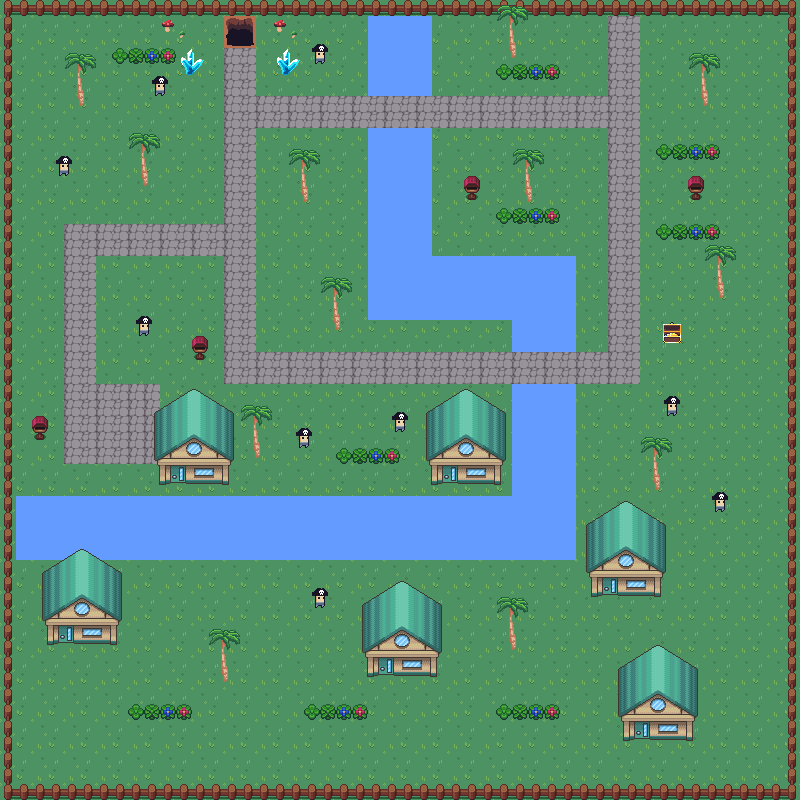

The image is a tile-based game level rendered from a .tmx file. Its description and source (layers, tilesets, objects; grid data summarised) follow:
An orthogonal 50x50 tile map with 16x16 px tiles, 8 tile layers (background, walls, water, path, ...), 4 tilesets and 33 objects (20x collision, player, enter_house, exit_house, exit_house2, ...).

<map version="1.8" tiledversion="1.8.2" orientation="orthogonal" renderorder="right-down" width="50" height="50" tilewidth="16" tileheight="16" infinite="0" nextlayerid="12" nextobjectid="45">
 <tileset firstgid="1" source="verdure.tsx" />
 <tileset firstgid="351" source="nature.tsx" />
 <tileset firstgid="999" source="house.tsx" />
 <tileset firstgid="1774" source="dungeon.tsx" />
 <layer id="1" name="background" width="50" height="50">
  <data>[2500 cells, 2500 non-empty, 4 distinct tile ids]</data>
 </layer>
 <layer id="2" name="walls" width="50" height="50">
  <data>[2500 cells, 196 non-empty, 8 distinct tile ids]</data>
 </layer>
 <layer id="3" name="water" width="50" height="50">
  <data>[2500 cells, 296 non-empty, 4 distinct tile ids]</data>
 </layer>
 <layer id="4" name="path" width="50" height="50">
  <data>[2500 cells, 246 non-empty, 2 distinct tile ids]</data>
 </layer>
 <layer id="6" name="decorations" width="50" height="50">
  <data>[2500 cells, 180 non-empty, 22 distinct tile ids]</data>
 </layer>
 <layer id="8" name="houses" width="50" height="50">
  <data>[2500 cells, 231 non-empty, 42 distinct tile ids]</data>
 </layer>
 <layer id="9" name="dungeon" width="50" height="50">
  <data>[2500 cells, 20 non-empty, 12 distinct tile ids]</data>
 </layer>
 <layer id="11" name="top" width="50" height="50">
  <data>[2500 cells, 24 non-empty, 24 distinct tile ids]</data>
 </layer>
 <objectgroup id="5" name="objects">
  <object id="1" name="player" x="234" y="293.333">
   <point />
  </object>
  <object id="2" type="collision" x="0.25" y="0.583333" width="799.583" height="14.5833" />
  <object id="3" type="collision" x="783.25" y="15.5" width="17.25" height="784" />
  <object id="4" type="collision" x="-0.25" y="16" width="16.25" height="783.5" />
  <object id="5" type="collision" x="16.25" y="784" width="767" height="15.75" />
  <object id="7" type="collision" x="368.375" y="15.75" width="63.75" height="80.375" />
  <object id="10" type="collision" x="367.5" y="128.25" width="64.25" height="191.5" />
  <object id="11" type="collision" x="432.25" y="256.25" width="143.5" height="63.5" />
  <object id="12" type="collision" x="512" y="320" width="63.75" height="31.5" />
  <object id="13" type="collision" x="512.5" y="383.5" width="62.75" height="176" />
  <object id="14" type="collision" x="17.5" y="495" width="494.5" height="63.5" />
  <object id="16" type="collision" x="294.727" y="427.091" width="18.5455" height="20.5455" />
  <object id="17" type="collision" x="391.273" y="412.273" width="18.5455" height="20.5455" />
  <object id="18" type="collision" x="335.636" y="447.364" width="63.8182" height="17.2728" />
  <object id="24" type="collision" x="153.5" y="446.167" width="81.3333" height="43.3333" />
  <object id="25" type="collision" x="424.667" y="445.333" width="81.3333" height="43.3333" />
  <object id="26" type="collision" x="362.333" y="638" width="81.3333" height="43.3333" />
  <object id="27" type="collision" x="617" y="701.667" width="81.3333" height="43.3333" />
  <object id="28" type="collision" x="585.167" y="558.667" width="81.3333" height="43.3333" />
  <object id="29" type="collision" x="41" y="606" width="81.3333" height="43.3333" />
  <object id="32" name="enter_house" x="58.9091" y="625.636" width="14.5455" height="24" />
  <object id="33" name="exit_house" x="95.5455" y="688.864">
   <point />
  </object>
  <object id="34" name="exit_house2" x="429.667" y="729.333">
   <point />
  </object>
  <object id="35" name="enter_house2" x="377.667" y="657.667" width="15.6667" height="27.6667" />
  <object id="36" name="dungeon_exit_spawn" x="242" y="117">
   <point />
  </object>
  <object id="37" name="enter_dungeon" x="223.688" y="15.9375" width="32.625" height="32.5" />
  <object id="44" type="collision" x="496.25" y="704.5" width="64" height="15.5" />
 </objectgroup>
 <objectgroup id="10" name="NPCPaths">
  <object id="38" name="paul_path1" x="479.938" y="96.0625" width="16.1875" height="16" />
  <object id="39" name="paul_path2" x="479.938" y="160.094" width="16.0313" height="15.9063" />
  <object id="40" name="paul_path3" x="431.957" y="160.217" width="16.2174" height="15.7391" />
  <object id="41" name="paul_path4" x="431.957" y="96.087" width="16.2609" height="15.8696" />
  <object id="42" name="robin_path1" x="31.8182" y="96.2727" width="16.4545" height="15.8182" />
  <object id="43" name="robin_path2" x="32" y="352.063" width="16.0625" height="15.9375" />
 </objectgroup>
</map>
